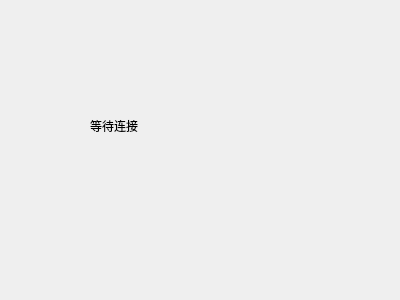
<?xml version="1.0" encoding="UTF-8"?>
<ui version="4.0">
 <class>Widget</class>
 <widget class="QWidget" name="Widget">
  <property name="geometry">
   <rect>
    <x>0</x>
    <y>0</y>
    <width>400</width>
    <height>300</height>
   </rect>
  </property>
  <property name="windowTitle">
   <string>Widget</string>
  </property>
  <widget class="QLabel" name="statusLabel">
   <property name="geometry">
    <rect>
     <x>90</x>
     <y>90</y>
     <width>201</width>
     <height>71</height>
    </rect>
   </property>
   <property name="text">
    <string>等待连接</string>
   </property>
  </widget>
 </widget>
 <layoutdefault spacing="6" margin="11"/>
 <resources/>
 <connections/>
</ui>
